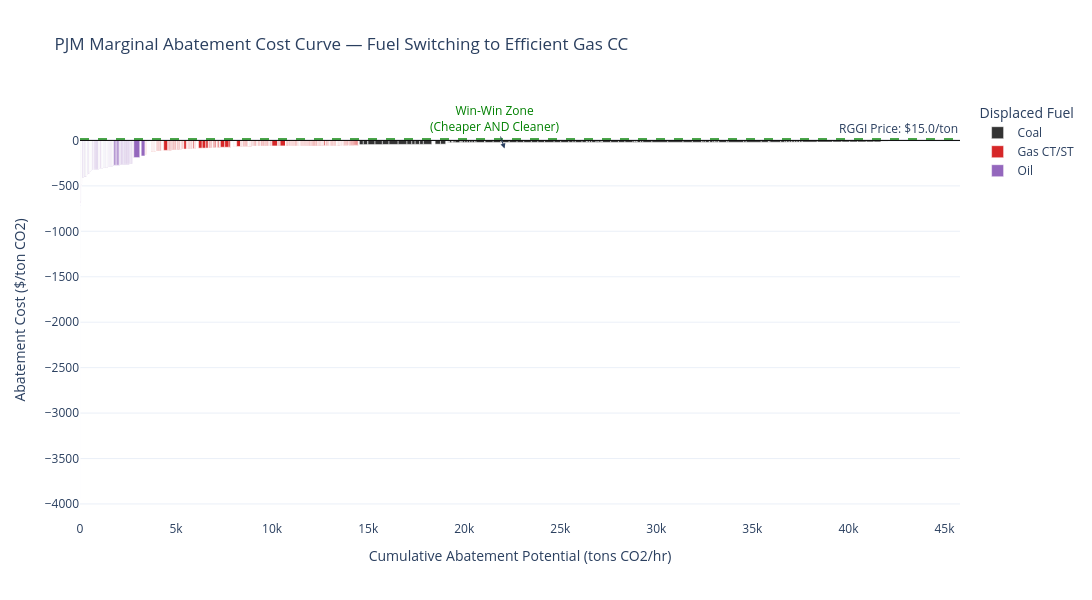

This figure's notebook cell:
### Code cell
# --- MACC Bar Chart ---
fig_macc = go.Figure()

for fuel in ['Coal', 'Gas CT/ST', 'Oil']:
    fuel_df = macc[macc['fuel_category'] == fuel]
    if len(fuel_df) == 0:
        continue

    hover_texts = []
    for _, r in fuel_df.iterrows():
        hover_texts.append(
            f"{r['plant_name']}<br>{r['power_hub']}<br>"
            f"Cap: {r['summer_cap_mw']:.0f} MW<br>"
            f"CO2: {r['co2_rate']:.3f} t/MWh -> {ref_co2_rate:.3f} t/MWh<br>"
            f"MC: ${r['marginal_cost']:.2f} -> ${ref_mc:.2f}/MWh<br>"
            f"Abatement cost: ${r['abatement_cost']:.2f}/ton CO2"
        )

    fig_macc.add_trace(go.Bar(
        x=(fuel_df['cum_abatement_start'] + fuel_df['cum_abatement']) / 2,
        y=fuel_df['abatement_cost'],
        width=fuel_df['abatement_potential'],
        name=fuel,
        marker_color=fuel_colors.get(fuel, '#999'),
        hovertext=hover_texts,
        hoverinfo='text',
    ))

# Zero line
fig_macc.add_hline(y=0, line_dash='solid', line_color='black', line_width=1)

# RGGI price reference
fig_macc.add_hline(y=rggi_price, line_dash='dash', line_color='green', opacity=0.7,
                   annotation_text=f'RGGI Price: ${rggi_price}/ton',
                   annotation_position='top right')

fig_macc.update_layout(
    title='PJM Marginal Abatement Cost Curve — Fuel Switching to Efficient Gas CC',
    xaxis_title='Cumulative Abatement Potential (tons CO2/hr)',
    yaxis_title='Abatement Cost ($/ton CO2)',
    height=600, width=1100,
    barmode='overlay',
    template='plotly_white',
    legend=dict(title='Displaced Fuel'),
)

# Add annotation for negative cost region
if negative_abatement > 0:
    fig_macc.add_annotation(
        x=negative_abatement / 2,
        y=macc[macc['abatement_cost'] < 0]['abatement_cost'].median(),
        text='Win-Win Zone<br>(Cheaper AND Cleaner)',
        showarrow=True, arrowhead=2,
        font=dict(size=12, color='green'),
    )

fig_macc.show()

### Figure 1 — Plotly figure (JSON) as saved in the notebook; plotly's stock layout.template omitted (floating-point values rounded to 4 significant figures; data arrays with more than 128 entries replaced by an {"elided": "..."} marker saying what was removed)
{"data": [{"hoverinfo": "text", "hovertext": ["Chalk Point Power (Prince Georges, MD)<br>PJM Dominion<br>Cap: 333 MW<br>CO2: 1.051 t/MWh -> 0.357 t/MWh<br>MC: $51.02 -> $19.33/MWh<br>Abatement cost: $-45.61/ton CO2", "Chalk Point Power (Prince Georges, MD)<br>PJM Dominion<br>Cap: 337 MW<br>CO2: 1.031 t/MWh -> 0.357 t/MWh<br>MC: $50.08 -> $19.33/MWh<br>Abatement cost: $-45.59/ton CO2", "Morgantown Generating Plant (Charles, MD)<br>PJM PEPCO<br>Cap: 609 MW<br>CO2: 0.957 t/MWh -> 0.357 t/MWh<br>MC: $46.55 -> $19.33/MWh<br>Abatement cost: $-45.30/ton CO2", "Morgantown Generating Plant (Charles, MD)<br>PJM PEPCO<br>Cap: 596 MW<br>CO2: 0.998 t/MWh -> 0.357 t/MWh<br>MC: $48.38 -> $19.33/MWh<br>Abatement cost: $-45.29/ton CO2", "Indian River Generating Station (Sussex, DE)<br>PJM DPL<br>Cap: 410 MW<br>CO2: 1.201 t/MWh -> 0.357 t/MWh<br>MC: $56.78 -> $19.33/MWh<br>Abatement cost: $-44.35/ton CO2", "Brandon Shores (Anne Arundel, MD)<br>PJM BGE<br>Cap: 635 MW<br>CO2: 1.106 t/MWh -> 0.357 t/MWh<br>MC: $52.41 -> $19.33/MWh<br>Abatement cost: $-44.15/ton CO2", "Brandon Shores (Anne Arundel, MD)<br>PJM BGE<br>Cap: 638 MW<br>CO2: 1.077 t/MWh -> 0.357 t/MWh<br>MC: $50.78 -> $19.33/MWh<br>Abatement cost: $-43.67/ton CO2", "Chambers Cogeneration LP<br>PJM AE<br>Cap: 244 MW<br>CO2: 1.388 t/MWh -> 0.357 t/MWh<br>MC: $64.29 -> $19.33/MWh<br>Abatement cost: $-43.59/ton CO2", "Logan Generating Plant<br>PJM AE<br>Cap: 219 MW<br>CO2: 1.151 t/MWh -> 0.357 t/MWh<br>MC: $53.91 -> $19.33/MWh<br>Abatement cost: $-43.50/ton CO2", "Chesterfield (Chesterfield, VA)<br>PJM Dominion<br>Cap: 336 MW<br>CO2: 1.033 t/MWh -> 0.357 t/MWh<br>MC: $48.62 -> $19.33/MWh<br>Abatement cost: $-43.30/ton CO2", "Herbert A Wagner (Anne Arundel, MD)<br>PJM BGE<br>Cap: 305 MW<br>CO2: 0.989 t/MWh -> 0.357 t/MWh<br>MC: $46.67 -> $19.33/MWh<br>Abatement cost: $-43.21/ton CO2", "Chesterfield (Chesterfield, VA)<br>PJM Dominion<br>Cap: 670 MW<br>CO2: 1.007 t/MWh -> 0.357 t/MWh<br>MC: $47.26 -> $19.33/MWh<br>Abatement cost: $-42.95/ton CO2", "Clover (Halifax, VA)<br>PJM Dominion<br>Cap: 440 MW<br>CO2: 0.986 t/MWh -> 0.357 t/MWh<br>MC: $45.06 -> $19.33/MWh<br>Abatement cost: $-40.91/ton CO2", "Clover (Halifax, VA)<br>PJM Dominion<br>Cap: 437 MW<br>CO2: 0.978 t/MWh -> 0.357 t/MWh<br>MC: $44.68 -> $19.33/MWh<br>Abatement cost: $-40.81/ton CO2", "Paulsboro Refinery (Gloucester, NJ)<br>PJM AE<br>Cap: 12 MW<br>CO2: 0.552 t/MWh -> 0.357 t/MWh<br>MC: $27.01 -> $19.33/MWh<br>Abatement cost: $-39.32/ton CO2", "Painesville (Lake, OH)<br>PJM ATSI<br>Cap: 7 MW<br>CO2: 2.055 t/MWh -> 0.357 t/MWh<br>MC: $64.78 -> $19.33/MWh<br>Abatement cost: $-26.75/ton CO2", "Dover (Tuscarawas, OH)<br>PJM AEP (Dayton)<br>Cap: 8 MW<br>CO2: 1.746 t/MWh -> 0.357 t/MWh<br>MC: $55.80 -> $19.33/MWh<br>Abatement cost: $-26.25/ton CO2", "Painesville (Lake, OH)<br>PJM ATSI<br>Cap: 7 MW<br>CO2: 1.538 t/MWh -> 0.357 t/MWh<br>MC: $50.06 -> $19.33/MWh<br>Abatement cost: $-26.00/ton CO2", "Dover (Tuscarawas, OH)<br>PJM AEP (Dayton)<br>Cap: 15 MW<br>CO2: 1.631 t/MWh -> 0.357 t/MWh<br>MC: $51.77 -> $19.33/MWh<br>Abatement cost: $-25.46/ton CO2", "Painesville (Lake, OH)<br>PJM ATSI<br>Cap: 16 MW<br>CO2: 1.519 t/MWh -> 0.357 t/MWh<br>MC: $48.70 -> $19.33/MWh<br>Abatement cost: $-25.26/ton CO2", "Orrville (Wayne, OH)<br>PJM AEP (Dayton)<br>Cap: 23 MW<br>CO2: 1.538 t/MWh -> 0.357 t/MWh<br>MC: $48.96 -> $19.33/MWh<br>Abatement cost: $-25.07/ton CO2", "Tennessee Eastman Operations (Sullivan, TN)<br>PJM AEP (Dayton)<br>Cap: 8 MW<br>CO2: 2.413 t/MWh -> 0.357 t/MWh<br>MC: $70.88 -> $19.33/MWh<br>Abatement cost: $-25.06/ton CO2", "John B Rich Memorial Power Station<br>PJM PPL<br>Cap: 80 MW<br>CO2: 1.719 t/MWh -> 0.357 t/MWh<br>MC: $53.32 -> $19.33/MWh<br>Abatement cost: $-24.95/ton CO2", "Westwood Generation LLC<br>PJM PPL<br>Cap: 30 MW<br>CO2: 1.647 t/MWh -> 0.357 t/MWh<br>MC: $51.29 -> $19.33/MWh<br>Abatement cost: $-24.77/ton CO2", "Orrville (Wayne, OH)<br>PJM AEP (Dayton)<br>Cap: 20 MW<br>CO2: 1.290 t/MWh -> 0.357 t/MWh<br>MC: $42.29 -> $19.33/MWh<br>Abatement cost: $-24.59/ton CO2", "Painesville (Lake, OH)<br>PJM ATSI<br>Cap: 18 MW<br>CO2: 1.526 t/MWh -> 0.357 t/MWh<br>MC: $47.64 -> $19.33/MWh<br>Abatement cost: $-24.21/ton CO2", "St Nicholas Cogen Project<br>PJM PPL<br>Cap: 86 MW<br>CO2: 1.507 t/MWh -> 0.357 t/MWh<br>MC: $47.11 -> $19.33/MWh<br>Abatement cost: $-24.14/ton CO2", "W H Sammis (Jefferson, OH)<br>PJM AEP (Dayton)<br>Cap: 290 MW<br>CO2: 1.261 t/MWh -> 0.357 t/MWh<br>MC: $41.15 -> $19.33/MWh<br>Abatement cost: $-24.12/ton CO2", "Tennessee Eastman Operations (Sullivan, TN)<br>PJM AEP (Dayton)<br>Cap: 7 MW<br>CO2: 1.726 t/MWh -> 0.357 t/MWh<br>MC: $52.24 -> $19.33/MWh<br>Abatement cost: $-24.04/ton CO2", "Foster Wheeler Mt Carmel Cogen<br>PJM PPL<br>Cap: 43 MW<br>CO2: 1.478 t/MWh -> 0.357 t/MWh<br>MC: $46.27 -> $19.33/MWh<br>Abatement cost: $-24.02/ton CO2", "Ebensburg Power<br>PJM PENELEC<br>Cap: 50 MW<br>CO2: 1.459 t/MWh -> 0.357 t/MWh<br>MC: $45.71 -> $19.33/MWh<br>Abatement cost: $-23.93/ton CO2", "Kyger Creek (Gallia, OH)<br>PJM AEP (Dayton)<br>Cap: 192 MW<br>CO2: 1.029 t/MWh -> 0.357 t/MWh<br>MC: $35.06 -> $19.33/MWh<br>Abatement cost: $-23.38/ton CO2", "Kyger Creek (Gallia, OH)<br>PJM AEP (Dayton)<br>Cap: 192 MW<br>CO2: 1.024 t/MWh -> 0.357 t/MWh<br>MC: $34.92 -> $19.33/MWh<br>Abatement cost: $-23.34/ton CO2", "Kyger Creek (Gallia, OH)<br>PJM AEP (Dayton)<br>Cap: 192 MW<br>CO2: 1.022 t/MWh -> 0.357 t/MWh<br>MC: $34.86 -> $19.33/MWh<br>Abatement cost: $-23.33/ton CO2", "Kyger Creek (Gallia, OH)<br>PJM AEP (Dayton)<br>Cap: 192 MW<br>CO2: 1.012 t/MWh -> 0.357 t/MWh<br>MC: $34.55 -> $19.33/MWh<br>Abatement cost: $-23.24/ton CO2", "Kyger Creek (Gallia, OH)<br>PJM AEP (Dayton)<br>Cap: 194 MW<br>CO2: 1.006 t/MWh -> 0.357 t/MWh<br>MC: $34.39 -> $19.33/MWh<br>Abatement cost: $-23.18/ton CO2", "Panther Creek Energy Facility<br>PJM PPL<br>Cap: 83 MW<br>CO2: 1.280 t/MWh -> 0.357 t/MWh<br>MC: $40.46 -> $19.33/MWh<br>Abatement cost: $-22.87/ton CO2", "W H Sammis (Jefferson, OH)<br>PJM AEP (Dayton)<br>Cap: 600 MW<br>CO2: 1.090 t/MWh -> 0.357 t/MWh<br>MC: $36.02 -> $19.33/MWh<br>Abatement cost: $-22.75/ton CO2", "Whitewater Valley (Wayne, IN)<br>PJM AEP (Dayton)<br>Cap: 35 MW<br>CO2: 1.283 t/MWh -> 0.357 t/MWh<br>MC: $40.41 -> $19.33/MWh<br>Abatement cost: $-22.74/ton CO2", "W H Sammis (Jefferson, OH)<br>PJM AEP (Dayton)<br>Cap: 600 MW<br>CO2: 1.058 t/MWh -> 0.357 t/MWh<br>MC: $35.20 -> $19.33/MWh<br>Abatement cost: $-22.61/ton CO2", "Cheswick Power Plant<br>PJM Duquesne<br>Cap: 565 MW<br>CO2: 1.060 t/MWh -> 0.357 t/MWh<br>MC: $35.20 -> $19.33/MWh<br>Abatement cost: $-22.56/ton CO2", "Scrubgrass Generating Plant<br>PJM PENELEC<br>Cap: 85 MW<br>CO2: 1.240 t/MWh -> 0.357 t/MWh<br>MC: $39.23 -> $19.33/MWh<br>Abatement cost: $-22.54/ton CO2", "FirstEnergy Fort Martin Power Station (Monongalia, WV)<br>PJM APS<br>Cap: 552 MW<br>CO2: 1.008 t/MWh -> 0.357 t/MWh<br>MC: $33.84 -> $19.33/MWh<br>Abatement cost: $-22.28/ton CO2", "Homer City Generating Station (Indiana, PA)<br>PJM PENELEC<br>Cap: 626 MW<br>CO2: 1.014 t/MWh -> 0.357 t/MWh<br>MC: $33.91 -> $19.33/MWh<br>Abatement cost: $-22.19/ton CO2", "Mt Storm (Grant, WV)<br>PJM APS<br>Cap: 554 MW<br>CO2: 0.983 t/MWh -> 0.357 t/MWh<br>MC: $33.21 -> $19.33/MWh<br>Abatement cost: $-22.17/ton CO2", "Homer City Generating Station (Indiana, PA)<br>PJM PENELEC<br>Cap: 614 MW<br>CO2: 1.004 t/MWh -> 0.357 t/MWh<br>MC: $33.63 -> $19.33/MWh<br>Abatement cost: $-22.09/ton CO2", "Mt Storm (Grant, WV)<br>PJM APS<br>Cap: 555 MW<br>CO2: 0.973 t/MWh -> 0.357 t/MWh<br>MC: $32.88 -> $19.33/MWh<br>Abatement cost: $-21.99/ton CO2", "FirstEnergy Fort Martin Power Station (Monongalia, WV)<br>PJM APS<br>Cap: 546 MW<br>CO2: 0.986 t/MWh -> 0.357 t/MWh<br>MC: $33.18 -> $19.33/MWh<br>Abatement cost: $-21.98/ton CO2", "Mitchell (WV) (Marshall, WV)<br>PJM AEP (Dayton)<br>Cap: 770 MW<br>CO2: 1.007 t/MWh -> 0.357 t/MWh<br>MC: $33.61 -> $19.33/MWh<br>Abatement cost: $-21.96/ton CO2", "Mt Storm (Grant, WV)<br>PJM APS<br>Cap: 520 MW<br>CO2: 1.018 t/MWh -> 0.357 t/MWh<br>MC: $33.82 -> $19.33/MWh<br>Abatement cost: $-21.92/ton CO2", "East Bend<br>PJM DEOK<br>Cap: 600 MW<br>CO2: 1.061 t/MWh -> 0.357 t/MWh<br>MC: $34.68 -> $19.33/MWh<br>Abatement cost: $-21.79/ton CO2", "Miami Fort (Hamilton, OH)<br>PJM DEOK<br>Cap: 326 MW<br>CO2: 1.014 t/MWh -> 0.357 t/MWh<br>MC: $33.61 -> $19.33/MWh<br>Abatement cost: $-21.73/ton CO2", "Miami Fort (Hamilton, OH)<br>PJM DEOK<br>Cap: 184 MW<br>CO2: 1.014 t/MWh -> 0.357 t/MWh<br>MC: $33.61 -> $19.33/MWh<br>Abatement cost: $-21.73/ton CO2", "Cardinal (Jefferson, OH)<br>PJM AEP (Dayton)<br>Cap: 585 MW<br>CO2: 0.957 t/MWh -> 0.357 t/MWh<br>MC: $32.39 -> $19.33/MWh<br>Abatement cost: $-21.73/ton CO2", "Keystone (Armstrong, PA)<br>PJM APS<br>Cap: 378 MW<br>CO2: 0.948 t/MWh -> 0.357 t/MWh<br>MC: $32.11 -> $19.33/MWh<br>Abatement cost: $-21.61/ton CO2", "Keystone (Armstrong, PA)<br>PJM APS<br>Cap: 31 MW<br>CO2: 0.948 t/MWh -> 0.357 t/MWh<br>MC: $32.11 -> $19.33/MWh<br>Abatement cost: $-21.61/ton CO2", "Keystone (Armstrong, PA)<br>PJM APS<br>Cap: 105 MW<br>CO2: 0.948 t/MWh -> 0.357 t/MWh<br>MC: $32.11 -> $19.33/MWh<br>Abatement cost: $-21.61/ton CO2", "Keystone (Armstrong, PA)<br>PJM APS<br>Cap: 142 MW<br>CO2: 0.948 t/MWh -> 0.357 t/MWh<br>MC: $32.11 -> $19.33/MWh<br>Abatement cost: $-21.61/ton CO2", "Keystone (Armstrong, PA)<br>PJM APS<br>Cap: 194 MW<br>CO2: 0.948 t/MWh -> 0.357 t/MWh<br>MC: $32.11 -> $19.33/MWh<br>Abatement cost: $-21.61/ton CO2", "Keystone (Armstrong, PA)<br>PJM APS<br>Cap: 378 MW<br>CO2: 0.951 t/MWh -> 0.357 t/MWh<br>MC: $32.14 -> $19.33/MWh<br>Abatement cost: $-21.56/ton CO2", "Keystone (Armstrong, PA)<br>PJM APS<br>Cap: 105 MW<br>CO2: 0.951 t/MWh -> 0.357 t/MWh<br>MC: $32.14 -> $19.33/MWh<br>Abatement cost: $-21.56/ton CO2", "Keystone (Armstrong, PA)<br>PJM APS<br>Cap: 142 MW<br>CO2: 0.951 t/MWh -> 0.357 t/MWh<br>MC: $32.14 -> $19.33/MWh<br>Abatement cost: $-21.56/ton CO2", "Keystone (Armstrong, PA)<br>PJM APS<br>Cap: 194 MW<br>CO2: 0.951 t/MWh -> 0.357 t/MWh<br>MC: $32.14 -> $19.33/MWh<br>Abatement cost: $-21.56/ton CO2", "Keystone (Armstrong, PA)<br>PJM APS<br>Cap: 31 MW<br>CO2: 0.951 t/MWh -> 0.357 t/MWh<br>MC: $32.14 -> $19.33/MWh<br>Abatement cost: $-21.56/ton CO2", "Whitewater Valley (Wayne, IN)<br>PJM AEP (Dayton)<br>Cap: 65 MW<br>CO2: 1.245 t/MWh -> 0.357 t/MWh<br>MC: $38.48 -> $19.33/MWh<br>Abatement cost: $-21.54/ton CO2", "Pleasants Power Station (Pleasants, WV)<br>PJM APS<br>Cap: 639 MW<br>CO2: 1.022 t/MWh -> 0.357 t/MWh<br>MC: $33.66 -> $19.33/MWh<br>Abatement cost: $-21.52/ton CO2", "Cardinal (Jefferson, OH)<br>PJM AEP (Dayton)<br>Cap: 620 MW<br>CO2: 1.008 t/MWh -> 0.357 t/MWh<br>MC: $33.34 -> $19.33/MWh<br>Abatement cost: $-21.51/ton CO2", "Cardinal (Jefferson, OH)<br>PJM AEP (Dayton)<br>Cap: 585 MW<br>CO2: 0.937 t/MWh -> 0.357 t/MWh<br>MC: $31.80 -> $19.33/MWh<br>Abatement cost: $-21.48/ton CO2", "Homer City Generating Station (Indiana, PA)<br>PJM PENELEC<br>Cap: 649 MW<br>CO2: 1.004 t/MWh -> 0.357 t/MWh<br>MC: $33.23 -> $19.33/MWh<br>Abatement cost: $-21.47/ton CO2", "Conemaugh (Indiana, PA)<br>PJM PENELEC<br>Cap: 138 MW<br>CO2: 0.954 t/MWh -> 0.357 t/MWh<br>MC: $32.12 -> $19.33/MWh<br>Abatement cost: $-21.43/ton CO2", "Conemaugh (Indiana, PA)<br>PJM PENELEC<br>Cap: 51 MW<br>CO2: 0.954 t/MWh -> 0.357 t/MWh<br>MC: $32.12 -> $19.33/MWh<br>Abatement cost: $-21.43/ton CO2", "Conemaugh (Indiana, PA)<br>PJM PENELEC<br>Cap: 140 MW<br>CO2: 0.954 t/MWh -> 0.357 t/MWh<br>MC: $32.12 -> $19.33/MWh<br>Abatement cost: $-21.43/ton CO2", "Conemaugh (Indiana, PA)<br>PJM PENELEC<br>Cap: 32 MW<br>CO2: 0.954 t/MWh -> 0.357 t/MWh<br>MC: $32.12 -> $19.33/MWh<br>Abatement cost: $-21.43/ton CO2", "Conemaugh (Indiana, PA)<br>PJM PENELEC<br>Cap: 298 MW<br>CO2: 0.954 t/MWh -> 0.357 t/MWh<br>MC: $32.12 -> $19.33/MWh<br>Abatement cost: $-21.43/ton CO2", "Conemaugh (Indiana, PA)<br>PJM PENELEC<br>Cap: 191 MW<br>CO2: 0.954 t/MWh -> 0.357 t/MWh<br>MC: $32.12 -> $19.33/MWh<br>Abatement cost: $-21.43/ton CO2", "Mitchell (WV) (Marshall, WV)<br>PJM AEP (Dayton)<br>Cap: 790 MW<br>CO2: 0.958 t/MWh -> 0.357 t/MWh<br>MC: $32.21 -> $19.33/MWh<br>Abatement cost: $-21.41/ton CO2", "Gavin Power, LLC (Gallia, OH)<br>PJM AEP (Dayton)<br>Cap: 1330 MW<br>CO2: 0.977 t/MWh -> 0.357 t/MWh<br>MC: $32.60 -> $19.33/MWh<br>Abatement cost: $-21.39/ton CO2", "John E Amos (Putnam, WV)<br>PJM AEP (Dayton)<br>Cap: 1300 MW<br>CO2: 0.969 t/MWh -> 0.357 t/MWh<br>MC: $32.42 -> $19.33/MWh<br>Abatement cost: $-21.37/ton CO2", "John E Amos (Putnam, WV)<br>PJM AEP (Dayton)<br>Cap: 800 MW<br>CO2: 0.962 t/MWh -> 0.357 t/MWh<br>MC: $32.28 -> $19.33/MWh<br>Abatement cost: $-21.37/ton CO2", "John E Amos (Putnam, WV)<br>PJM AEP (Dayton)<br>Cap: 800 MW<br>CO2: 0.951 t/MWh -> 0.357 t/MWh<br>MC: $31.99 -> $19.33/MWh<br>Abatement cost: $-21.31/ton CO2", "Northampton Generating Company LP<br>PJM METED<br>Cap: 112 MW<br>CO2: 1.106 t/MWh -> 0.357 t/MWh<br>MC: $35.27 -> $19.33/MWh<br>Abatement cost: $-21.27/ton CO2", "Miami Fort (Hamilton, OH)<br>PJM DEOK<br>Cap: 184 MW<br>CO2: 0.988 t/MWh -> 0.357 t/MWh<br>MC: $32.73 -> $19.33/MWh<br>Abatement cost: $-21.21/ton CO2", "Miami Fort (Hamilton, OH)<br>PJM DEOK<br>Cap: 326 MW<br>CO2: 0.988 t/MWh -> 0.357 t/MWh<br>MC: $32.73 -> $19.33/MWh<br>Abatement cost: $-21.21/ton CO2", "Conemaugh (Indiana, PA)<br>PJM PENELEC<br>Cap: 32 MW<br>CO2: 0.939 t/MWh -> 0.357 t/MWh<br>MC: $31.65 -> $19.33/MWh<br>Abatement cost: $-21.16/ton CO2", "Conemaugh (Indiana, PA)<br>PJM PENELEC<br>Cap: 298 MW<br>CO2: 0.939 t/MWh -> 0.357 t/MWh<br>MC: $31.65 -> $19.33/MWh<br>Abatement cost: $-21.16/ton CO2", "Conemaugh (Indiana, PA)<br>PJM PENELEC<br>Cap: 140 MW<br>CO2: 0.939 t/MWh -> 0.357 t/MWh<br>MC: $31.65 -> $19.33/MWh<br>Abatement cost: $-21.16/ton CO2", "Conemaugh (Indiana, PA)<br>PJM PENELEC<br>Cap: 138 MW<br>CO2: 0.939 t/MWh -> 0.357 t/MWh<br>MC: $31.65 -> $19.33/MWh<br>Abatement cost: $-21.16/ton CO2", "Conemaugh (Indiana, PA)<br>PJM PENELEC<br>Cap: 191 MW<br>CO2: 0.939 t/MWh -> 0.357 t/MWh<br>MC: $31.65 -> $19.33/MWh<br>Abatement cost: $-21.16/ton CO2", "Conemaugh (Indiana, PA)<br>PJM PENELEC<br>Cap: 51 MW<br>CO2: 0.939 t/MWh -> 0.357 t/MWh<br>MC: $31.65 -> $19.33/MWh<br>Abatement cost: $-21.16/ton CO2", "Pleasants Power Station (Pleasants, WV)<br>PJM APS<br>Cap: 639 MW<br>CO2: 0.997 t/MWh -> 0.357 t/MWh<br>MC: $32.88 -> $19.33/MWh<br>Abatement cost: $-21.16/ton CO2", "Colver Green Energy<br>PJM PENELEC<br>Cap: 110 MW<br>CO2: 1.083 t/MWh -> 0.357 t/MWh<br>MC: $34.63 -> $19.33/MWh<br>Abatement cost: $-21.04/ton CO2", "Gavin Power, LLC (Gallia, OH)<br>PJM AEP (Dayton)<br>Cap: 1361 MW<br>CO2: 0.950 t/MWh -> 0.357 t/MWh<br>MC: $31.76 -> $19.33/MWh<br>Abatement cost: $-20.96/ton CO2", "AES Warrior Run Cogeneration Facility<br>PJM APS<br>Cap: 180 MW<br>CO2: 1.081 t/MWh -> 0.357 t/MWh<br>MC: $34.34 -> $19.33/MWh<br>Abatement cost: $-20.73/ton CO2", "Mountaineer<br>PJM AEP (Dayton)<br>Cap: 1299 MW<br>CO2: 0.958 t/MWh -> 0.357 t/MWh<br>MC: $31.76 -> $19.33/MWh<br>Abatement cost: $-20.66/ton CO2", "Seward (PA) (Indiana, PA)<br>PJM PENELEC<br>Cap: 521 MW<br>CO2: 1.073 t/MWh -> 0.357 t/MWh<br>MC: $33.87 -> $19.33/MWh<br>Abatement cost: $-20.29/ton CO2", "Pixelle Specialty Solutions LLC - Spring Grove Facility (York, PA)<br>PJM METED<br>Cap: 36 MW<br>CO2: 0.977 t/MWh -> 0.357 t/MWh<br>MC: $31.85 -> $19.33/MWh<br>Abatement cost: $-20.18/ton CO2", "Morgantown Energy Facility<br>PJM APS<br>Cap: 50 MW<br>CO2: 1.521 t/MWh -> 0.357 t/MWh<br>MC: $42.75 -> $19.33/MWh<br>Abatement cost: $-20.11/ton CO2", "W H Zimmer<br>PJM DEOK<br>Cap: 938 MW<br>CO2: 0.954 t/MWh -> 0.357 t/MWh<br>MC: $31.10 -> $19.33/MWh<br>Abatement cost: $-19.69/ton CO2", "W H Zimmer<br>PJM DEOK<br>Cap: 367 MW<br>CO2: 0.954 t/MWh -> 0.357 t/MWh<br>MC: $31.10 -> $19.33/MWh<br>Abatement cost: $-19.69/ton CO2", "Grant Town Power Plant<br>PJM APS<br>Cap: 80 MW<br>CO2: 1.428 t/MWh -> 0.357 t/MWh<br>MC: $40.30 -> $19.33/MWh<br>Abatement cost: $-19.57/ton CO2", "Clifty Creek (Jefferson, IN)<br>PJM AEP (Dayton)<br>Cap: 196 MW<br>CO2: 1.060 t/MWh -> 0.357 t/MWh<br>MC: $32.67 -> $19.33/MWh<br>Abatement cost: $-18.96/ton CO2", "Clifty Creek (Jefferson, IN)<br>PJM AEP (Dayton)<br>Cap: 196 MW<br>CO2: 1.049 t/MWh -> 0.357 t/MWh<br>MC: $32.38 -> $19.33/MWh<br>Abatement cost: $-18.85/ton CO2", "Clifty Creek (Jefferson, IN)<br>PJM AEP (Dayton)<br>Cap: 196 MW<br>CO2: 1.050 t/MWh -> 0.357 t/MWh<br>MC: $32.35 -> $19.33/MWh<br>Abatement cost: $-18.79/ton CO2", "Clifty Creek (Jefferson, IN)<br>PJM AEP (Dayton)<br>Cap: 196 MW<br>CO2: 1.040 t/MWh -> 0.357 t/MWh<br>MC: $32.15 -> $19.33/MWh<br>Abatement cost: $-18.76/ton CO2", "Clifty Creek (Jefferson, IN)<br>PJM AEP (Dayton)<br>Cap: 196 MW<br>CO2: 1.028 t/MWh -> 0.357 t/MWh<br>MC: $31.85 -> $19.33/MWh<br>Abatement cost: $-18.64/ton CO2", "Clifty Creek (Jefferson, IN)<br>PJM AEP (Dayton)<br>Cap: 196 MW<br>CO2: 1.025 t/MWh -> 0.357 t/MWh<br>MC: $31.77 -> $19.33/MWh<br>Abatement cost: $-18.61/ton CO2", "Rockport (Spencer, IN)<br>PJM AEP (Dayton)<br>Cap: 1300 MW<br>CO2: 0.960 t/MWh -> 0.357 t/MWh<br>MC: $30.13 -> $19.33/MWh<br>Abatement cost: $-17.89/ton CO2", "Rockport (Spencer, IN)<br>PJM AEP (Dayton)<br>Cap: 1300 MW<br>CO2: 0.971 t/MWh -> 0.357 t/MWh<br>MC: $30.18 -> $19.33/MWh<br>Abatement cost: $-17.65/ton CO2", "TalenEnergy Montour (Montour, PA)<br>PJM PPL<br>Cap: 752 MW<br>CO2: 0.991 t/MWh -> 0.357 t/MWh<br>MC: $30.00 -> $19.33/MWh<br>Abatement cost: $-16.81/ton CO2", "FirstEnergy Harrison Power Station (Harrison, WV)<br>PJM APS<br>Cap: 652 MW<br>CO2: 0.983 t/MWh -> 0.357 t/MWh<br>MC: $29.83 -> $19.33/MWh<br>Abatement cost: $-16.76/ton CO2", "FirstEnergy Harrison Power Station (Harrison, WV)<br>PJM APS<br>Cap: 651 MW<br>CO2: 0.982 t/MWh -> 0.357 t/MWh<br>MC: $29.75 -> $19.33/MWh<br>Abatement cost: $-16.67/ton CO2", "TalenEnergy Montour (Montour, PA)<br>PJM PPL<br>Cap: 752 MW<br>CO2: 0.969 t/MWh -> 0.357 t/MWh<br>MC: $29.48 -> $19.33/MWh<br>Abatement cost: $-16.56/ton CO2", "FirstEnergy Harrison Power Station (Harrison, WV)<br>PJM APS<br>Cap: 651 MW<br>CO2: 0.970 t/MWh -> 0.357 t/MWh<br>MC: $29.40 -> $19.33/MWh<br>Abatement cost: $-16.41/ton CO2", "Longview Power Plant<br>PJM APS<br>Cap: 710 MW<br>CO2: 0.863 t/MWh -> 0.357 t/MWh<br>MC: $27.47 -> $19.33/MWh<br>Abatement cost: $-16.06/ton CO2", "Avon Lake (Lorain, OH)<br>PJM ATSI<br>Cap: 627 MW<br>CO2: 0.972 t/MWh -> 0.357 t/MWh<br>MC: $23.64 -> $19.33/MWh<br>Abatement cost: $-6.99/ton CO2", "Powerton (Tazewell, IL)<br>PJM COMED<br>Cap: 769 MW<br>CO2: 1.676 t/MWh -> 0.357 t/MWh<br>MC: $25.09 -> $19.33/MWh<br>Abatement cost: $-4.36/ton CO2", "Powerton (Tazewell, IL)<br>PJM COMED<br>Cap: 769 MW<br>CO2: 1.646 t/MWh -> 0.357 t/MWh<br>MC: $24.86 -> $19.33/MWh<br>Abatement cost: $-4.29/ton CO2", "FirstEnergy Bay Shore (Lucas, OH)<br>PJM ATSI<br>Cap: 136 MW<br>CO2: 1.201 t/MWh -> 0.357 t/MWh<br>MC: $20.21 -> $19.33/MWh<br>Abatement cost: $-1.03/ton CO2", "Waukegan (Lake, IL)<br>PJM COMED<br>Cap: 361 MW<br>CO2: 1.076 t/MWh -> 0.357 t/MWh<br>MC: $18.31 -> $19.33/MWh<br>Abatement cost: $1.43/ton CO2", "Orrville (Wayne, OH)<br>PJM AEP (Dayton)<br>Cap: 8 MW<br>CO2: 0.477 t/MWh -> 0.357 t/MWh<br>MC: $19.13 -> $19.33/MWh<br>Abatement cost: $1.73/ton CO2", "Kincaid Generation LLC (Christian, IL)<br>PJM COMED<br>Cap: 554 MW<br>CO2: 1.071 t/MWh -> 0.357 t/MWh<br>MC: $18.00 -> $19.33/MWh<br>Abatement cost: $1.87/ton CO2", "Waukegan (Lake, IL)<br>PJM COMED<br>Cap: 328 MW<br>CO2: 1.020 t/MWh -> 0.357 t/MWh<br>MC: $17.82 -> $19.33/MWh<br>Abatement cost: $2.28/ton CO2", "Kincaid Generation LLC (Christian, IL)<br>PJM COMED<br>Cap: 554 MW<br>CO2: 1.048 t/MWh -> 0.357 t/MWh<br>MC: $17.66 -> $19.33/MWh<br>Abatement cost: $2.42/ton CO2", "Will County (Will, IL)<br>PJM COMED<br>Cap: 510 MW<br>CO2: 1.008 t/MWh -> 0.357 t/MWh<br>MC: $17.42 -> $19.33/MWh<br>Abatement cost: $2.94/ton CO2", "Orrville (Wayne, OH)<br>PJM AEP (Dayton)<br>Cap: 5 MW<br>CO2: 0.429 t/MWh -> 0.357 t/MWh<br>MC: $18.03 -> $19.33/MWh<br>Abatement cost: $18.16/ton CO2"], "marker": {"color": "#333333"}, "name": "Coal", "type": "bar", "width": [231.4, 227.2, 365.8, 382.3, 346.1, 475.7, 459.4, 251.7, 174.0, 227.3, 193.0, 435.6, 276.7, 271.4, 2.265, 11.89, 11.11, 8.272, 19.36, 18.02, 27.18, 15.43, 109.0, 38.71, 18.67, 20.46, 98.96, 262.2, 9.583, 48.23, 55.11, 129.3, 128.3, 127.9, 125.9, 125.9, 76.67, 440.2, 32.15, 420.9, 397.5, 74.7, 359.4, 411.3, 346.8, 397.1, 342.0, 343.9, 500.6, 343.6, 422.7, 214.4, 120.6, 351.4, 223.3, 18.59, 61.99, 83.74, 114.7, 224.4, 62.3, 84.16, 115.3, 18.68, 57.77, 425.4, 403.7, 339.5, 420.1, 82.44, 30.29, 83.45, 18.87, 178.1, 114.1, 475.3, 824.7, 796.0, 484.4, 475.1, 83.9, 116.0, 206.2, 18.41, 173.8, 81.42, 80.43, 111.4, 29.55, 409.3, 79.95, 807.0, 130.3, 781.6, 373.1, 22.39, 58.21, 560.9, 219.2, 85.69, 137.5, 135.3, 135.5, 133.6, 131.3, 130.7, 784.7, 798.6, 477.3, 408.1, 406.8, 460.5, 399.3, 359.7, 385.8, 1015.0, 991.5, 114.8, 259.6, 0.9041, 395.7, 217.7, 382.8, 332.1, 0.3603], "x": [14630.0, 14860.0, 15170.0, 15550.0, 15910.0, 16320.0, 16790.0, 17150.0, 17360.0, 17560.0, 17780.0, 18090.0, 18620.0, 18900.0, 19090.0, 19130.0, 19150.0, 19160.0, 19170.0, 19190.0, 19210.0, 19230.0, 19290.0, 19370.0, 19400.0, 19420.0, 19480.0, 19660.0, 19790.0, 19820.0, 19870.0, 19970.0, 20090.0, 20220.0, 20350.0, 20480.0, 20580.0, 20830.0, 21070.0, 21300.0, 21710.0, 21940.0, 22160.0, 22550.0, 22920.0, 23300.0, 23670.0, 24010.0, 24430.0, 24850.0, 25240.0, 25550.0, 25720.0, 25960.0, 26250.0, 26370.0, 26410.0, 26480.0, 26580.0, 26750.0, 26890.0, 26970.0, 27070.0, 27130.0, 27170.0, 27410.0, 27830.0, 28200.0, 28580.0, 28830.0, 28890.0, 28940.0, 28990.0, 29090.0, 29240.0, 29530.0, 30180.0, 30990.0, 31630.0, 32110.0, 32390.0, 32490.0, 32650.0, 32770.0, 32860.0, 32990.0, 33070.0, 33170.0, 33240.0, 33460.0, 33700.0, 34140.0, 34610.0, 35070.0, 35650.0, 35840.0, 35880.0, 36190.0, 36580.0, 36740.0, 36850.0, 36980.0, 37120.0, 37250.0, 37390.0, 37520.0, 37990.0, 38780.0, 39420.0, 39860.0, 40270.0, 40700.0, 41130.0, 41510.0, 41880.0, 42580.0, 43590.0, 44140.0, 44330.0, 44460.0, 44660.0, 44960.0, 45260.0, 45620.0, 45800.0], "y": [-45.61, -45.59, -45.3, -45.29, -44.35, -44.15, -43.67, -43.59, -43.5, -43.3, -43.21, -42.95, -40.91, -40.81, -39.32, -26.75, -26.25, -26.0, -25.46, -25.26, -25.07, -25.06, -24.95, -24.77, -24.59, -24.21, -24.14, -24.12, -24.04, -24.02, -23.93, -23.38, -23.34, -23.33, -23.24, -23.18, -22.87, -22.75, -22.74, -22.61, -22.56, -22.54, -22.28, -22.19, -22.17, -22.09, -21.99, -21.98, -21.96, -21.92, -21.79, -21.73, -21.73, -21.73, -21.61, -21.61, -21.61, -21.61, -21.61, -21.56, -21.56, -21.56, -21.56, -21.56, -21.54, -21.52, -21.51, -21.48, -21.47, -21.43, -21.43, -21.43, -21.43, -21.43, -21.43, -21.41, -21.39, -21.37, -21.37, -21.31, -21.27, -21.21, -21.21, -21.16, -21.16, -21.16, -21.16, -21.16, -21.16, -21.16, -21.04, -20.96, -20.73, -20.66, -20.29, -20.18, -20.11, -19.69, -19.69, -19.57, -18.96, -18.85, -18.79, -18.76, -18.64, -18.61, -17.89, -17.65, -16.81, -16.76, -16.67, -16.56, -16.41, -16.06, -6.995, -4.359, -4.288, -1.032, 1.428, 1.73, 1.871, 2.276, 2.424, 2.943, 18.16]}, {"hoverinfo": "text", "hovertext": {"elided": "510 str values"}, "marker": {"color": "#d62728"}, "name": "Gas CT/ST", "type": "bar", "width": {"elided": "510 float values"}, "x": {"elided": "510 float values"}, "y": {"elided": "510 float values"}}, {"hoverinfo": "text", "hovertext": {"elided": "333 str values"}, "marker": {"color": "#9467bd"}, "name": "Oil", "type": "bar", "width": {"elided": "333 float values"}, "x": {"elided": "333 float values"}, "y": {"elided": "333 float values"}}], "layout": {"annotations": [{"showarrow": false, "text": "RGGI Price: $15.0/ton", "x": 1, "xanchor": "right", "xref": "x domain", "y": 15, "yanchor": "bottom", "yref": "y"}, {"arrowhead": 2, "font": {"color": "green", "size": 12}, "showarrow": true, "text": "Win-Win Zone<br>(Cheaper AND Cleaner)", "x": 22100.0, "y": -88.8}], "barmode": "overlay", "height": 600, "legend": {"title": {"text": "Displaced Fuel"}}, "shapes": [{"line": {"color": "black", "dash": "solid", "width": 1}, "type": "line", "x0": 0, "x1": 1, "xref": "x domain", "y0": 0, "y1": 0, "yref": "y"}, {"line": {"color": "green", "dash": "dash"}, "opacity": 0.7, "type": "line", "x0": 0, "x1": 1, "xref": "x domain", "y0": 15, "y1": 15, "yref": "y"}], "title": {"text": "PJM Marginal Abatement Cost Curve — Fuel Switching to Efficient Gas CC"}, "width": 1100, "xaxis": {"title": {"text": "Cumulative Abatement Potential (tons CO2/hr)"}}, "yaxis": {"title": {"text": "Abatement Cost ($/ton CO2)"}}}}
